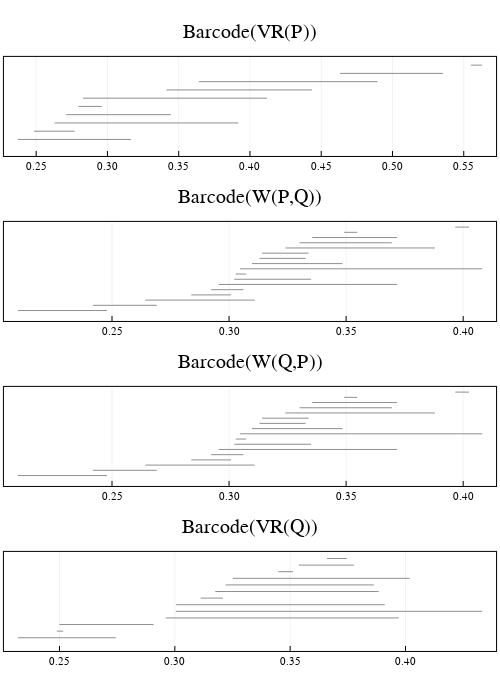

The notebook cell this image was saved under:
### Markdown cell above
Run persistence on the VR filtration and the Witness filtration

### Code cell
# Compute Vietoris-Rips persistence on two regions
dim = 1
VR_P = eirene(D_P, record = "all", maxdim = dim)
VR_Q = eirene(D_Q, record = "all", maxdim = dim)

# compute Witness persistence
W_P = compute_Witness_persistence(D_P_Q, maxdim = dim)
W_Q = compute_Witness_persistence(D_Q_P, maxdim = dim)

# plot all four barcodes
barcode_VR_P = barcode(VR_P, dim = 1)
barcode_W_P = barcode(W_P["eirene_output"], dim = 1)
barcode_W_Q = barcode(W_Q["eirene_output"], dim = 1)
barcode_VR_Q = barcode(VR_Q, dim = 1)

# plot
p1 = plot_barcode(barcode_VR_P, title = "Barcode(VR(P))")
p2 = plot_barcode(barcode_W_P, title = "Barcode(W(P,Q))")
p3 = plot_barcode(barcode_W_Q, title = "Barcode(W(Q,P))")
p4 = plot_barcode(barcode_VR_Q, title = "Barcode(VR(Q))")
plot(p1, p2, p3, p4, layout = grid(4,1), size = (500, 700))

### Figure 1 — Plotly figure (JSON) as saved in the notebook; plotly's stock layout.template omitted (floating-point values rounded to 4 significant figures)
{"data": [{"colorbar": {"title": ""}, "hoverinfo": "text", "legendgroup": "y1", "line": {"color": "rgba(143, 143, 143, 1.000)", "dash": "solid", "shape": "linear", "width": 1}, "mode": "lines", "name": "y1", "showlegend": true, "text": ["class 3", "class 3"], "type": "scatter", "x": [0.2372, 0.3165], "xaxis": "x1", "y": [1, 1], "yaxis": "y1", "zmax": null, "zmin": null}, {"colorbar": {"title": ""}, "hoverinfo": "text", "legendgroup": "y2", "line": {"color": "rgba(143, 143, 143, 1.000)", "dash": "solid", "shape": "linear", "width": 1}, "mode": "lines", "name": "y2", "showlegend": true, "text": ["class 4", "class 4"], "type": "scatter", "x": [0.2484, 0.277], "xaxis": "x1", "y": [2, 2], "yaxis": "y1", "zmax": null, "zmin": null}, {"colorbar": {"title": ""}, "hoverinfo": "text", "legendgroup": "y3", "line": {"color": "rgba(143, 143, 143, 1.000)", "dash": "solid", "shape": "linear", "width": 1}, "mode": "lines", "name": "y3", "showlegend": true, "text": ["class 5", "class 5"], "type": "scatter", "x": [0.263, 0.3919], "xaxis": "x1", "y": [3, 3], "yaxis": "y1", "zmax": null, "zmin": null}, {"colorbar": {"title": ""}, "hoverinfo": "text", "legendgroup": "y4", "line": {"color": "rgba(143, 143, 143, 1.000)", "dash": "solid", "shape": "linear", "width": 1}, "mode": "lines", "name": "y4", "showlegend": true, "text": ["class 6", "class 6"], "type": "scatter", "x": [0.2711, 0.3445], "xaxis": "x1", "y": [4, 4], "yaxis": "y1", "zmax": null, "zmin": null}, {"colorbar": {"title": ""}, "hoverinfo": "text", "legendgroup": "y5", "line": {"color": "rgba(143, 143, 143, 1.000)", "dash": "solid", "shape": "linear", "width": 1}, "mode": "lines", "name": "y5", "showlegend": true, "text": ["class 1", "class 1"], "type": "scatter", "x": [0.2795, 0.2961], "xaxis": "x1", "y": [5, 5], "yaxis": "y1", "zmax": null, "zmin": null}, {"colorbar": {"title": ""}, "hoverinfo": "text", "legendgroup": "y6", "line": {"color": "rgba(143, 143, 143, 1.000)", "dash": "solid", "shape": "linear", "width": 1}, "mode": "lines", "name": "y6", "showlegend": true, "text": ["class 7", "class 7"], "type": "scatter", "x": [0.2829, 0.4119], "xaxis": "x1", "y": [6, 6], "yaxis": "y1", "zmax": null, "zmin": null}, {"colorbar": {"title": ""}, "hoverinfo": "text", "legendgroup": "y7", "line": {"color": "rgba(143, 143, 143, 1.000)", "dash": "solid", "shape": "linear", "width": 1}, "mode": "lines", "name": "y7", "showlegend": true, "text": ["class 8", "class 8"], "type": "scatter", "x": [0.3414, 0.4435], "xaxis": "x1", "y": [7, 7], "yaxis": "y1", "zmax": null, "zmin": null}, {"colorbar": {"title": ""}, "hoverinfo": "text", "legendgroup": "y8", "line": {"color": "rgba(143, 143, 143, 1.000)", "dash": "solid", "shape": "linear", "width": 1}, "mode": "lines", "name": "y8", "showlegend": true, "text": ["class 9", "class 9"], "type": "scatter", "x": [0.3642, 0.4895], "xaxis": "x1", "y": [8, 8], "yaxis": "y1", "zmax": null, "zmin": null}, {"colorbar": {"title": ""}, "hoverinfo": "text", "legendgroup": "y9", "line": {"color": "rgba(143, 143, 143, 1.000)", "dash": "solid", "shape": "linear", "width": 1}, "mode": "lines", "name": "y9", "showlegend": true, "text": ["class 10", "class 10"], "type": "scatter", "x": [0.4632, 0.5354], "xaxis": "x1", "y": [9, 9], "yaxis": "y1", "zmax": null, "zmin": null}, {"colorbar": {"title": ""}, "hoverinfo": "text", "legendgroup": "y10", "line": {"color": "rgba(143, 143, 143, 1.000)", "dash": "solid", "shape": "linear", "width": 1}, "mode": "lines", "name": "y10", "showlegend": true, "text": ["class 2", "class 2"], "type": "scatter", "x": [0.555, 0.5629], "xaxis": "x1", "y": [10, 10], "yaxis": "y1", "zmax": null, "zmin": null}, {"colorbar": {"title": ""}, "hoverinfo": "text", "legendgroup": "y1", "line": {"color": "rgba(143, 143, 143, 1.000)", "dash": "solid", "shape": "linear", "width": 1}, "mode": "lines", "name": "y1", "showlegend": true, "text": ["class 3", "class 3"], "type": "scatter", "x": [0.2098, 0.2478], "xaxis": "x2", "y": [1, 1], "yaxis": "y2", "zmax": null, "zmin": null}, {"colorbar": {"title": ""}, "hoverinfo": "text", "legendgroup": "y2", "line": {"color": "rgba(143, 143, 143, 1.000)", "dash": "solid", "shape": "linear", "width": 1}, "mode": "lines", "name": "y2", "showlegend": true, "text": ["class 4", "class 4"], "type": "scatter", "x": [0.2419, 0.2691], "xaxis": "x2", "y": [2, 2], "yaxis": "y2", "zmax": null, "zmin": null}, {"colorbar": {"title": ""}, "hoverinfo": "text", "legendgroup": "y3", "line": {"color": "rgba(143, 143, 143, 1.000)", "dash": "solid", "shape": "linear", "width": 1}, "mode": "lines", "name": "y3", "showlegend": true, "text": ["class 11", "class 11"], "type": "scatter", "x": [0.2643, 0.311], "xaxis": "x2", "y": [3, 3], "yaxis": "y2", "zmax": null, "zmin": null}, {"colorbar": {"title": ""}, "hoverinfo": "text", "legendgroup": "y4", "line": {"color": "rgba(143, 143, 143, 1.000)", "dash": "solid", "shape": "linear", "width": 1}, "mode": "lines", "name": "y4", "showlegend": true, "text": ["class 12", "class 12"], "type": "scatter", "x": [0.2839, 0.3008], "xaxis": "x2", "y": [4, 4], "yaxis": "y2", "zmax": null, "zmin": null}, {"colorbar": {"title": ""}, "hoverinfo": "text", "legendgroup": "y5", "line": {"color": "rgba(143, 143, 143, 1.000)", "dash": "solid", "shape": "linear", "width": 1}, "mode": "lines", "name": "y5", "showlegend": true, "text": ["class 5", "class 5"], "type": "scatter", "x": [0.2923, 0.3061], "xaxis": "x2", "y": [5, 5], "yaxis": "y2", "zmax": null, "zmin": null}, {"colorbar": {"title": ""}, "hoverinfo": "text", "legendgroup": "y6", "line": {"color": "rgba(143, 143, 143, 1.000)", "dash": "solid", "shape": "linear", "width": 1}, "mode": "lines", "name": "y6", "showlegend": true, "text": ["class 13", "class 13"], "type": "scatter", "x": [0.2957, 0.3717], "xaxis": "x2", "y": [6, 6], "yaxis": "y2", "zmax": null, "zmin": null}, {"colorbar": {"title": ""}, "hoverinfo": "text", "legendgroup": "y7", "line": {"color": "rgba(143, 143, 143, 1.000)", "dash": "solid", "shape": "linear", "width": 1}, "mode": "lines", "name": "y7", "showlegend": true, "text": ["class 14", "class 14"], "type": "scatter", "x": [0.3022, 0.3351], "xaxis": "x2", "y": [7, 7], "yaxis": "y2", "zmax": null, "zmin": null}, {"colorbar": {"title": ""}, "hoverinfo": "text", "legendgroup": "y8", "line": {"color": "rgba(143, 143, 143, 1.000)", "dash": "solid", "shape": "linear", "width": 1}, "mode": "lines", "name": "y8", "showlegend": true, "text": ["class 1", "class 1"], "type": "scatter", "x": [0.3028, 0.3073], "xaxis": "x2", "y": [8, 8], "yaxis": "y2", "zmax": null, "zmin": null}, {"colorbar": {"title": ""}, "hoverinfo": "text", "legendgroup": "y9", "line": {"color": "rgba(143, 143, 143, 1.000)", "dash": "solid", "shape": "linear", "width": 1}, "mode": "lines", "name": "y9", "showlegend": true, "text": ["class 15", "class 15"], "type": "scatter", "x": [0.3047, 0.4081], "xaxis": "x2", "y": [9, 9], "yaxis": "y2", "zmax": null, "zmin": null}, {"colorbar": {"title": ""}, "hoverinfo": "text", "legendgroup": "y10", "line": {"color": "rgba(143, 143, 143, 1.000)", "dash": "solid", "shape": "linear", "width": 1}, "mode": "lines", "name": "y10", "showlegend": true, "text": ["class 16", "class 16"], "type": "scatter", "x": [0.3098, 0.3484], "xaxis": "x2", "y": [10, 10], "yaxis": "y2", "zmax": null, "zmin": null}, {"colorbar": {"title": ""}, "hoverinfo": "text", "legendgroup": "y11", "line": {"color": "rgba(143, 143, 143, 1.000)", "dash": "solid", "shape": "linear", "width": 1}, "mode": "lines", "name": "y11", "showlegend": true, "text": ["class 2", "class 2"], "type": "scatter", "x": [0.313, 0.3327], "xaxis": "x2", "y": [11, 11], "yaxis": "y2", "zmax": null, "zmin": null}, {"colorbar": {"title": ""}, "hoverinfo": "text", "legendgroup": "y12", "line": {"color": "rgba(143, 143, 143, 1.000)", "dash": "solid", "shape": "linear", "width": 1}, "mode": "lines", "name": "y12", "showlegend": true, "text": ["class 6", "class 6"], "type": "scatter", "x": [0.3141, 0.334], "xaxis": "x2", "y": [12, 12], "yaxis": "y2", "zmax": null, "zmin": null}, {"colorbar": {"title": ""}, "hoverinfo": "text", "legendgroup": "y13", "line": {"color": "rgba(143, 143, 143, 1.000)", "dash": "solid", "shape": "linear", "width": 1}, "mode": "lines", "name": "y13", "showlegend": true, "text": ["class 7", "class 7"], "type": "scatter", "x": [0.3241, 0.3879], "xaxis": "x2", "y": [13, 13], "yaxis": "y2", "zmax": null, "zmin": null}, {"colorbar": {"title": ""}, "hoverinfo": "text", "legendgroup": "y14", "line": {"color": "rgba(143, 143, 143, 1.000)", "dash": "solid", "shape": "linear", "width": 1}, "mode": "lines", "name": "y14", "showlegend": true, "text": ["class 8", "class 8"], "type": "scatter", "x": [0.3301, 0.3695], "xaxis": "x2", "y": [14, 14], "yaxis": "y2", "zmax": null, "zmin": null}, {"colorbar": {"title": ""}, "hoverinfo": "text", "legendgroup": "y15", "line": {"color": "rgba(143, 143, 143, 1.000)", "dash": "solid", "shape": "linear", "width": 1}, "mode": "lines", "name": "y15", "showlegend": true, "text": ["class 17", "class 17"], "type": "scatter", "x": [0.3355, 0.3717], "xaxis": "x2", "y": [15, 15], "yaxis": "y2", "zmax": null, "zmin": null}, {"colorbar": {"title": ""}, "hoverinfo": "text", "legendgroup": "y16", "line": {"color": "rgba(143, 143, 143, 1.000)", "dash": "solid", "shape": "linear", "width": 1}, "mode": "lines", "name": "y16", "showlegend": true, "text": ["class 9", "class 9"], "type": "scatter", "x": [0.3492, 0.3547], "xaxis": "x2", "y": [16, 16], "yaxis": "y2", "zmax": null, "zmin": null}, {"colorbar": {"title": ""}, "hoverinfo": "text", "legendgroup": "y17", "line": {"color": "rgba(143, 143, 143, 1.000)", "dash": "solid", "shape": "linear", "width": 1}, "mode": "lines", "name": "y17", "showlegend": true, "text": ["class 10", "class 10"], "type": "scatter", "x": [0.3967, 0.4025], "xaxis": "x2", "y": [17, 17], "yaxis": "y2", "zmax": null, "zmin": null}, {"colorbar": {"title": ""}, "hoverinfo": "text", "legendgroup": "y1", "line": {"color": "rgba(143, 143, 143, 1.000)", "dash": "solid", "shape": "linear", "width": 1}, "mode": "lines", "name": "y1", "showlegend": true, "text": ["class 1", "class 1"], "type": "scatter", "x": [0.2098, 0.2478], "xaxis": "x3", "y": [1, 1], "yaxis": "y3", "zmax": null, "zmin": null}, {"colorbar": {"title": ""}, "hoverinfo": "text", "legendgroup": "y2", "line": {"color": "rgba(143, 143, 143, 1.000)", "dash": "solid", "shape": "linear", "width": 1}, "mode": "lines", "name": "y2", "showlegend": true, "text": ["class 3", "class 3"], "type": "scatter", "x": [0.2419, 0.2691], "xaxis": "x3", "y": [2, 2], "yaxis": "y3", "zmax": null, "zmin": null}, {"colorbar": {"title": ""}, "hoverinfo": "text", "legendgroup": "y3", "line": {"color": "rgba(143, 143, 143, 1.000)", "dash": "solid", "shape": "linear", "width": 1}, "mode": "lines", "name": "y3", "showlegend": true, "text": ["class 4", "class 4"], "type": "scatter", "x": [0.2643, 0.311], "xaxis": "x3", "y": [3, 3], "yaxis": "y3", "zmax": null, "zmin": null}, {"colorbar": {"title": ""}, "hoverinfo": "text", "legendgroup": "y4", "line": {"color": "rgba(143, 143, 143, 1.000)", "dash": "solid", "shape": "linear", "width": 1}, "mode": "lines", "name": "y4", "showlegend": true, "text": ["class 5", "class 5"], "type": "scatter", "x": [0.2839, 0.3008], "xaxis": "x3", "y": [4, 4], "yaxis": "y3", "zmax": null, "zmin": null}, {"colorbar": {"title": ""}, "hoverinfo": "text", "legendgroup": "y5", "line": {"color": "rgba(143, 143, 143, 1.000)", "dash": "solid", "shape": "linear", "width": 1}, "mode": "lines", "name": "y5", "showlegend": true, "text": ["class 6", "class 6"], "type": "scatter", "x": [0.2923, 0.3061], "xaxis": "x3", "y": [5, 5], "yaxis": "y3", "zmax": null, "zmin": null}, {"colorbar": {"title": ""}, "hoverinfo": "text", "legendgroup": "y6", "line": {"color": "rgba(143, 143, 143, 1.000)", "dash": "solid", "shape": "linear", "width": 1}, "mode": "lines", "name": "y6", "showlegend": true, "text": ["class 17", "class 17"], "type": "scatter", "x": [0.2957, 0.3717], "xaxis": "x3", "y": [6, 6], "yaxis": "y3", "zmax": null, "zmin": null}, {"colorbar": {"title": ""}, "hoverinfo": "text", "legendgroup": "y7", "line": {"color": "rgba(143, 143, 143, 1.000)", "dash": "solid", "shape": "linear", "width": 1}, "mode": "lines", "name": "y7", "showlegend": true, "text": ["class 7", "class 7"], "type": "scatter", "x": [0.3022, 0.3351], "xaxis": "x3", "y": [7, 7], "yaxis": "y3", "zmax": null, "zmin": null}, {"colorbar": {"title": ""}, "hoverinfo": "text", "legendgroup": "y8", "line": {"color": "rgba(143, 143, 143, 1.000)", "dash": "solid", "shape": "linear", "width": 1}, "mode": "lines", "name": "y8", "showlegend": true, "text": ["class 10", "class 10"], "type": "scatter", "x": [0.3028, 0.3073], "xaxis": "x3", "y": [8, 8], "yaxis": "y3", "zmax": null, "zmin": null}, {"colorbar": {"title": ""}, "hoverinfo": "text", "legendgroup": "y9", "line": {"color": "rgba(143, 143, 143, 1.000)", "dash": "solid", "shape": "linear", "width": 1}, "mode": "lines", "name": "y9", "showlegend": true, "text": ["class 11", "class 11"], "type": "scatter", "x": [0.3047, 0.4081], "xaxis": "x3", "y": [9, 9], "yaxis": "y3", "zmax": null, "zmin": null}, {"colorbar": {"title": ""}, "hoverinfo": "text", "legendgroup": "y10", "line": {"color": "rgba(143, 143, 143, 1.000)", "dash": "solid", "shape": "linear", "width": 1}, "mode": "lines", "name": "y10", "showlegend": true, "text": ["class 12", "class 12"], "type": "scatter", "x": [0.3098, 0.3484], "xaxis": "x3", "y": [10, 10], "yaxis": "y3", "zmax": null, "zmin": null}, {"colorbar": {"title": ""}, "hoverinfo": "text", "legendgroup": "y11", "line": {"color": "rgba(143, 143, 143, 1.000)", "dash": "solid", "shape": "linear", "width": 1}, "mode": "lines", "name": "y11", "showlegend": true, "text": ["class 13", "class 13"], "type": "scatter", "x": [0.313, 0.3327], "xaxis": "x3", "y": [11, 11], "yaxis": "y3", "zmax": null, "zmin": null}, {"colorbar": {"title": ""}, "hoverinfo": "text", "legendgroup": "y12", "line": {"color": "rgba(143, 143, 143, 1.000)", "dash": "solid", "shape": "linear", "width": 1}, "mode": "lines", "name": "y12", "showlegend": true, "text": ["class 8", "class 8"], "type": "scatter", "x": [0.3141, 0.334], "xaxis": "x3", "y": [12, 12], "yaxis": "y3", "zmax": null, "zmin": null}, {"colorbar": {"title": ""}, "hoverinfo": "text", "legendgroup": "y13", "line": {"color": "rgba(143, 143, 143, 1.000)", "dash": "solid", "shape": "linear", "width": 1}, "mode": "lines", "name": "y13", "showlegend": true, "text": ["class 14", "class 14"], "type": "scatter", "x": [0.3241, 0.3879], "xaxis": "x3", "y": [13, 13], "yaxis": "y3", "zmax": null, "zmin": null}, {"colorbar": {"title": ""}, "hoverinfo": "text", "legendgroup": "y14", "line": {"color": "rgba(143, 143, 143, 1.000)", "dash": "solid", "shape": "linear", "width": 1}, "mode": "lines", "name": "y14", "showlegend": true, "text": ["class 15", "class 15"], "type": "scatter", "x": [0.3301, 0.3695], "xaxis": "x3", "y": [14, 14], "yaxis": "y3", "zmax": null, "zmin": null}, {"colorbar": {"title": ""}, "hoverinfo": "text", "legendgroup": "y15", "line": {"color": "rgba(143, 143, 143, 1.000)", "dash": "solid", "shape": "linear", "width": 1}, "mode": "lines", "name": "y15", "showlegend": true, "text": ["class 16", "class 16"], "type": "scatter", "x": [0.3355, 0.3717], "xaxis": "x3", "y": [15, 15], "yaxis": "y3", "zmax": null, "zmin": null}, {"colorbar": {"title": ""}, "hoverinfo": "text", "legendgroup": "y16", "line": {"color": "rgba(143, 143, 143, 1.000)", "dash": "solid", "shape": "linear", "width": 1}, "mode": "lines", "name": "y16", "showlegend": true, "text": ["class 2", "class 2"], "type": "scatter", "x": [0.3492, 0.3547], "xaxis": "x3", "y": [16, 16], "yaxis": "y3", "zmax": null, "zmin": null}, {"colorbar": {"title": ""}, "hoverinfo": "text", "legendgroup": "y17", "line": {"color": "rgba(143, 143, 143, 1.000)", "dash": "solid", "shape": "linear", "width": 1}, "mode": "lines", "name": "y17", "showlegend": true, "text": ["class 9", "class 9"], "type": "scatter", "x": [0.3967, 0.4025], "xaxis": "x3", "y": [17, 17], "yaxis": "y3", "zmax": null, "zmin": null}, {"colorbar": {"title": ""}, "hoverinfo": "text", "legendgroup": "y1", "line": {"color": "rgba(143, 143, 143, 1.000)", "dash": "solid", "shape": "linear", "width": 1}, "mode": "lines", "name": "y1", "showlegend": true, "text": ["class 4", "class 4"], "type": "scatter", "x": [0.232, 0.2744], "xaxis": "x4", "y": [1, 1], "yaxis": "y4", "zmax": null, "zmin": null}, {"colorbar": {"title": ""}, "hoverinfo": "text", "legendgroup": "y2", "line": {"color": "rgba(143, 143, 143, 1.000)", "dash": "solid", "shape": "linear", "width": 1}, "mode": "lines", "name": "y2", "showlegend": true, "text": ["class 1", "class 1"], "type": "scatter", "x": [0.2489, 0.2517], "xaxis": "x4", "y": [2, 2], "yaxis": "y4", "zmax": null, "zmin": null}, {"colorbar": {"title": ""}, "hoverinfo": "text", "legendgroup": "y3", "line": {"color": "rgba(143, 143, 143, 1.000)", "dash": "solid", "shape": "linear", "width": 1}, "mode": "lines", "name": "y3", "showlegend": true, "text": ["class 2", "class 2"], "type": "scatter", "x": [0.2501, 0.2908], "xaxis": "x4", "y": [3, 3], "yaxis": "y4", "zmax": null, "zmin": null}, {"colorbar": {"title": ""}, "hoverinfo": "text", "legendgroup": "y4", "line": {"color": "rgba(143, 143, 143, 1.000)", "dash": "solid", "shape": "linear", "width": 1}, "mode": "lines", "name": "y4", "showlegend": true, "text": ["class 12", "class 12"], "type": "scatter", "x": [0.2961, 0.3971], "xaxis": "x4", "y": [4, 4], "yaxis": "y4", "zmax": null, "zmin": null}, {"colorbar": {"title": ""}, "hoverinfo": "text", "legendgroup": "y5", "line": {"color": "rgba(143, 143, 143, 1.000)", "dash": "solid", "shape": "linear", "width": 1}, "mode": "lines", "name": "y5", "showlegend": true, "text": ["class 13", "class 13"], "type": "scatter", "x": [0.3004, 0.4332], "xaxis": "x4", "y": [5, 5], "yaxis": "y4", "zmax": null, "zmin": null}, {"colorbar": {"title": ""}, "hoverinfo": "text", "legendgroup": "y6", "line": {"color": "rgba(143, 143, 143, 1.000)", "dash": "solid", "shape": "linear", "width": 1}, "mode": "lines", "name": "y6", "showlegend": true, "text": ["class 5", "class 5"], "type": "scatter", "x": [0.3006, 0.391], "xaxis": "x4", "y": [6, 6], "yaxis": "y4", "zmax": null, "zmin": null}, {"colorbar": {"title": ""}, "hoverinfo": "text", "legendgroup": "y7", "line": {"color": "rgba(143, 143, 143, 1.000)", "dash": "solid", "shape": "linear", "width": 1}, "mode": "lines", "name": "y7", "showlegend": true, "text": ["class 6", "class 6"], "type": "scatter", "x": [0.3112, 0.3209], "xaxis": "x4", "y": [7, 7], "yaxis": "y4", "zmax": null, "zmin": null}, {"colorbar": {"title": ""}, "hoverinfo": "text", "legendgroup": "y8", "line": {"color": "rgba(143, 143, 143, 1.000)", "dash": "solid", "shape": "linear", "width": 1}, "mode": "lines", "name": "y8", "showlegend": true, "text": ["class 7", "class 7"], "type": "scatter", "x": [0.3175, 0.3884], "xaxis": "x4", "y": [8, 8], "yaxis": "y4", "zmax": null, "zmin": null}, {"colorbar": {"title": ""}, "hoverinfo": "text", "legendgroup": "y9", "line": {"color": "rgba(143, 143, 143, 1.000)", "dash": "solid", "shape": "linear", "width": 1}, "mode": "lines", "name": "y9", "showlegend": true, "text": ["class 8", "class 8"], "type": "scatter", "x": [0.322, 0.3863], "xaxis": "x4", "y": [9, 9], "yaxis": "y4", "zmax": null, "zmin": null}, {"colorbar": {"title": ""}, "hoverinfo": "text", "legendgroup": "y10", "line": {"color": "rgba(143, 143, 143, 1.000)", "dash": "solid", "shape": "linear", "width": 1}, "mode": "lines", "name": "y10", "showlegend": true, "text": ["class 9", "class 9"], "type": "scatter", "x": [0.3252, 0.4018], "xaxis": "x4", "y": [10, 10], "yaxis": "y4", "zmax": null, "zmin": null}, {"colorbar": {"title": ""}, "hoverinfo": "text", "legendgroup": "y11", "line": {"color": "rgba(143, 143, 143, 1.000)", "dash": "solid", "shape": "linear", "width": 1}, "mode": "lines", "name": "y11", "showlegend": true, "text": ["class 10", "class 10"], "type": "scatter", "x": [0.3448, 0.3513], "xaxis": "x4", "y": [11, 11], "yaxis": "y4", "zmax": null, "zmin": null}, {"colorbar": {"title": ""}, "hoverinfo": "text", "legendgroup": "y12", "line": {"color": "rgba(143, 143, 143, 1.000)", "dash": "solid", "shape": "linear", "width": 1}, "mode": "lines", "name": "y12", "showlegend": true, "text": ["class 11", "class 11"], "type": "scatter", "x": [0.3538, 0.3776], "xaxis": "x4", "y": [12, 12], "yaxis": "y4", "zmax": null, "zmin": null}, {"colorbar": {"title": ""}, "hoverinfo": "text", "legendgroup": "y13", "line": {"color": "rgba(143, 143, 143, 1.000)", "dash": "solid", "shape": "linear", "width": 1}, "mode": "lines", "name": "y13", "showlegend": true, "text": ["class 3", "class 3"], "type": "scatter", "x": [0.366, 0.3745], "xaxis": "x4", "y": [13, 13], "yaxis": "y4", "zmax": null, "zmin": null}], "layout": {"annotations": [{"font": {"color": "rgba(0, 0, 0, 1.000)", "family": "sans-serif", "size": 20}, "rotation": 0, "showarrow": false, "text": "Barcode(VR(P))", "x": 0.5, "xanchor": "center", "xref": "paper", "y": 1, "yanchor": "top", "yref": "paper"}, {"font": {"color": "rgba(0, 0, 0, 1.000)", "family": "sans-serif", "size": 20}, "rotation": 0, "showarrow": false, "text": "Barcode(W(P,Q))", "x": 0.5, "xanchor": "center", "xref": "paper", "y": 0.75, "yanchor": "top", "yref": "paper"}, {"font": {"color": "rgba(0, 0, 0, 1.000)", "family": "sans-serif", "size": 20}, "rotation": 0, "showarrow": false, "text": "Barcode(W(Q,P))", "x": 0.5, "xanchor": "center", "xref": "paper", "y": 0.5, "yanchor": "top", "yref": "paper"}, {"font": {"color": "rgba(0, 0, 0, 1.000)", "family": "sans-serif", "size": 20}, "rotation": 0, "showarrow": false, "text": "Barcode(VR(Q))", "x": 0.5, "xanchor": "center", "xref": "paper", "y": 0.25, "yanchor": "top", "yref": "paper"}], "height": 700, "margin": {"b": 20, "l": 0, "r": 0, "t": 20}, "paper_bgcolor": "rgba(255, 255, 255, 1.000)", "plot_bgcolor": "rgba(255, 255, 255, 1.000)", "showlegend": false, "width": 500, "xaxis1": {"anchor": "y1", "domain": [0.007874, 0.9921], "gridcolor": "rgba(0, 0, 0, 0.100)", "gridwidth": 0.5, "linecolor": "rgba(0, 0, 0, 1.000)", "mirror": true, "range": [0.2274, 0.5727], "showgrid": true, "showline": true, "showticklabels": true, "tickangle": 0, "tickcolor": "rgb(0, 0, 0)", "tickfont": {"color": "rgba(0, 0, 0, 1.000)", "family": "sans-serif", "size": 11}, "tickmode": "array", "ticks": "inside", "ticktext": ["0.25", "0.30", "0.35", "0.40", "0.45", "0.50", "0.55"], "tickvals": [0.25, 0.3, 0.35, 0.4, 0.45, 0.5, 0.55], "title": "", "titlefont": {"color": "rgba(0, 0, 0, 1.000)", "family": "sans-serif", "size": 15}, "type": "-", "visible": true, "zeroline": false, "zerolinecolor": "rgba(0, 0, 0, 1.000)"}, "xaxis2": {"anchor": "y2", "domain": [0.007874, 0.9921], "gridcolor": "rgba(0, 0, 0, 0.100)", "gridwidth": 0.5, "linecolor": "rgba(0, 0, 0, 1.000)", "mirror": true, "range": [0.2038, 0.414], "showgrid": true, "showline": true, "showticklabels": true, "tickangle": 0, "tickcolor": "rgb(0, 0, 0)", "tickfont": {"color": "rgba(0, 0, 0, 1.000)", "family": "sans-serif", "size": 11}, "tickmode": "array", "ticks": "inside", "ticktext": ["0.25", "0.30", "0.35", "0.40"], "tickvals": [0.25, 0.3, 0.35, 0.4], "title": "", "titlefont": {"color": "rgba(0, 0, 0, 1.000)", "family": "sans-serif", "size": 15}, "type": "-", "visible": true, "zeroline": false, "zerolinecolor": "rgba(0, 0, 0, 1.000)"}, "xaxis3": {"anchor": "y3", "domain": [0.007874, 0.9921], "gridcolor": "rgba(0, 0, 0, 0.100)", "gridwidth": 0.5, "linecolor": "rgba(0, 0, 0, 1.000)", "mirror": true, "range": [0.2038, 0.414], "showgrid": true, "showline": true, "showticklabels": true, "tickangle": 0, "tickcolor": "rgb(0, 0, 0)", "tickfont": {"color": "rgba(0, 0, 0, 1.000)", "family": "sans-serif", "size": 11}, "tickmode": "array", "ticks": "inside", "ticktext": ["0.25", "0.30", "0.35", "0.40"], "tickvals": [0.25, 0.3, 0.35, 0.4], "title": "", "titlefont": {"color": "rgba(0, 0, 0, 1.000)", "family": "sans-serif", "size": 15}, "type": "-", "visible": true, "zeroline": false, "zerolinecolor": "rgba(0, 0, 0, 1.000)"}, "xaxis4": {"anchor": "y4", "domain": [0.007874, 0.9921], "gridcolor": "rgba(0, 0, 0, 0.100)", "gridwidth": 0.5, "linecolor": "rgba(0, 0, 0, 1.000)", "mirror": true, "range": [0.2259, 0.4393], "showgrid": true, "showline": true, "showticklabels": true, "tickangle": 0, "tickcolor": "rgb(0, 0, 0)", "tickfont": {"color": "rgba(0, 0, 0, 1.000)", "family": "sans-serif", "size": 11}, "tickmode": "array", "ticks": "inside", "ticktext": ["0.25", "0.30", "0.35", "0.40"], "tickvals": [0.25, 0.3, 0.35, 0.4], "title": "", "titlefont": {"color": "rgba(0, 0, 0, 1.000)", "family": "sans-serif", "size": 15}, "type": "-", "visible": true, "zeroline": false, "zerolinecolor": "rgba(0, 0, 0, 1.000)"}, "yaxis1": {"anchor": "x1", "domain": [0.794, 0.9441], "gridcolor": "rgba(0, 0, 0, 0.100)", "gridwidth": 0.5, "linecolor": "rgba(0, 0, 0, 1.000)", "mirror": true, "range": [-1, 11], "showgrid": true, "showline": true, "showticklabels": true, "tickangle": 0, "tickcolor": "rgb(0, 0, 0)", "tickfont": {"color": "rgba(0, 0, 0, 1.000)", "family": "sans-serif", "size": 11}, "tickmode": "array", "ticks": "inside", "ticktext": [], "tickvals": [], "title": "", "titlefont": {"color": "rgba(0, 0, 0, 1.000)", "family": "sans-serif", "size": 15}, "type": "-", "visible": true, "zeroline": false, "zerolinecolor": "rgba(0, 0, 0, 1.000)"}, "yaxis2": {"anchor": "x2", "domain": [0.544, 0.6941], "gridcolor": "rgba(0, 0, 0, 0.100)", "gridwidth": 0.5, "linecolor": "rgba(0, 0, 0, 1.000)", "mirror": true, "range": [-1, 18], "showgrid": true, "showline": true, "showticklabels": true, "tickangle": 0, "tickcolor": "rgb(0, 0, 0)", "tickfont": {"color": "rgba(0, 0, 0, 1.000)", "family": "sans-serif", "size": 11}, "tickmode": "array", "ticks": "inside", "ticktext": [], "tickvals": [], "title": "", "titlefont": {"color": "rgba(0, 0, 0, 1.000)", "family": "sans-serif", "size": 15}, "type": "-", "visible": true, "zeroline": false, "zerolinecolor": "rgba(0, 0, 0, 1.000)"}, "yaxis3": {"anchor": "x3", "domain": [0.294, 0.4441], "gridcolor": "rgba(0, 0, 0, 0.100)", "gridwidth": 0.5, "linecolor": "rgba(0, 0, 0, 1.000)", "mirror": true, "range": [-1, 18], "showgrid": true, "showline": true, "showticklabels": true, "tickangle": 0, "tickcolor": "rgb(0, 0, 0)", "tickfont": {"color": "rgba(0, 0, 0, 1.000)", "family": "sans-serif", "size": 11}, "tickmode": "array", "ticks": "inside", "ticktext": [], "tickvals": [], "title": "", "titlefont": {"color": "rgba(0, 0, 0, 1.000)", "family": "sans-serif", "size": 15}, "type": "-", "visible": true, "zeroline": false, "zerolinecolor": "rgba(0, 0, 0, 1.000)"}, "yaxis4": {"anchor": "x4", "domain": [0.04399, 0.1941], "gridcolor": "rgba(0, 0, 0, 0.100)", "gridwidth": 0.5, "linecolor": "rgba(0, 0, 0, 1.000)", "mirror": true, "range": [-1, 14], "showgrid": true, "showline": true, "showticklabels": true, "tickangle": 0, "tickcolor": "rgb(0, 0, 0)", "tickfont": {"color": "rgba(0, 0, 0, 1.000)", "family": "sans-serif", "size": 11}, "tickmode": "array", "ticks": "inside", "ticktext": [], "tickvals": [], "title": "", "titlefont": {"color": "rgba(0, 0, 0, 1.000)", "family": "sans-serif", "size": 15}, "type": "-", "visible": true, "zeroline": false, "zerolinecolor": "rgba(0, 0, 0, 1.000)"}}}
